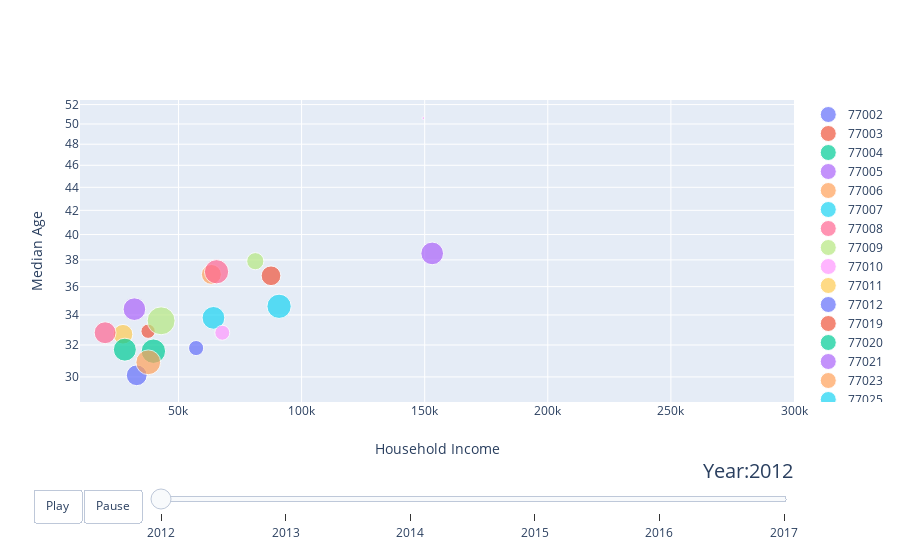

Notebook source saved alongside this figure:
### Code cell
#get years for our data
years = ["2012", "2013", "2014", "2015", "2016", "2017"]

# make list of zips
zipcodes = []
for zipcode in census_df["Zipcode"]:
    if zipcode not in zipcodes:
        zipcodes.append(zipcode)
# make figure
fig_dict = {
    "data": [],
    "layout": {},
    "frames": []
}


# fill in most of layout
fig_dict["layout"]["xaxis"] = {"range": [10000, 300000], "title": "Household Income"}
fig_dict["layout"]["yaxis"] = {"title": "Median Age", "type": "log"}
fig_dict["layout"]["hovermode"] = "closest"
fig_dict["layout"]["sliders"] = {
    "args": [
        "transition", {
            "duration": 400,
            "easing": "cubic-in-out"
        }
    ],
    "initialValue": "2012",
    "plotlycommand": "animate",
    "values": years,
    "visible": True
}
fig_dict["layout"]["updatemenus"] = [
    {
        "buttons": [
            {
                "args": [None, {"frame": {"duration": 500, "redraw": False},
                                "fromcurrent": True, "transition": {"duration": 300,
                                                                    "easing": "quadratic-in-out"}}],
                "label": "Play",
                "method": "animate"
            },
            {
                "args": [[None], {"frame": {"duration": 0, "redraw": False},
                                  "mode": "immediate",
                                  "transition": {"duration": 0}}],
                "label": "Pause",
                "method": "animate"
            }
        ],
        "direction": "left",
        "pad": {"r": 10, "t": 87},
        "showactive": False,
        "type": "buttons",
        "x": 0.1,
        "xanchor": "right",
        "y": 0,
        "yanchor": "top"
    }
]

sliders_dict = {
    "active": 0,
    "yanchor": "top",
    "xanchor": "left",
    "currentvalue": {
        "font": {"size": 20},
        "prefix": "Year:",
        "visible": True,
        "xanchor": "right"
    },
    "transition": {"duration": 300, "easing": "cubic-in-out"},
    "pad": {"b": 10, "t": 50},
    "len": 0.9,
    "x": 0.1,
    "y": 0,
    "steps": []
}

#make data
year = 2012
for zipcode in zipcodes:
    dataset_by_year = census_df[census_df["Year"] == year]
    dataset_by_year_and_zip = dataset_by_year[
        dataset_by_year["Zipcode"] == zipcode]

    data_dict = {
        "x": list(dataset_by_year_and_zip["Household Income"]),
        "y": list(dataset_by_year_and_zip["Median Age"]),
        "mode": "markers",
        "text": list(dataset_by_year_and_zip["Zipcode"]),
        "marker": {
            "sizemode": "area",
            "sizeref": 100,
            "size": list(dataset_by_year_and_zip["Population"])
        },
        "name": zipcode
    }
    fig_dict["data"].append(data_dict)
        
    
# make frames 
for year in years:
    frame = {"data": [], "name": str(year)}
    for zipcode in zipcodes:
        dataset_by_year = census_df[census_df["Year"] == int(year)]
        dataset_by_year_and_zip = dataset_by_year[
            dataset_by_year["Zipcode"] == zipcode]

        data_dict = {
            "x": list(dataset_by_year_and_zip["Household Income"]),
            "y": list(dataset_by_year_and_zip["Median Age"]),
            "mode": "markers",
            "text": list(dataset_by_year_and_zip["Zipcode"]),
            "marker": {
                "sizemode": "area",
                "sizeref": 100,
                "size": list(dataset_by_year_and_zip["Population"])
            },
            "name": zipcode
        }
        frame["data"].append(data_dict)

    fig_dict["frames"].append(frame)
    slider_step = {"args": [
        [year],
        {"frame": {"duration": 300, "redraw": False},
         "mode": "immediate",
         "transition": {"duration": 300}}
    ],
        "label": year,
        "method": "animate"}
    sliders_dict["steps"].append(slider_step)


fig_dict["layout"]["sliders"] = [sliders_dict]

fig = go.Figure(fig_dict)

fig.show()

### Figure 1 — Plotly figure (JSON) as saved in the notebook; plotly's stock layout.template omitted (floating-point values rounded to 4 significant figures)
{"data": [{"marker": {"size": [11473], "sizemode": "area", "sizeref": 100}, "mode": "markers", "name": "77002", "text": ["77002"], "type": "scatter", "x": [57165], "y": [31.8]}, {"marker": {"size": [10215], "sizemode": "area", "sizeref": 100}, "mode": "markers", "name": "77003", "text": ["77003"], "type": "scatter", "x": [37664], "y": [32.9]}, {"marker": {"size": [29853], "sizemode": "area", "sizeref": 100}, "mode": "markers", "name": "77004", "text": ["77004"], "type": "scatter", "x": [39804], "y": [31.6]}, {"marker": {"size": [25740], "sizemode": "area", "sizeref": 100}, "mode": "markers", "name": "77005", "text": ["77005"], "type": "scatter", "x": [153041], "y": [38.5]}, {"marker": {"size": [19856], "sizemode": "area", "sizeref": 100}, "mode": "markers", "name": "77006", "text": ["77006"], "type": "scatter", "x": [63360], "y": [36.9]}, {"marker": {"size": [29545], "sizemode": "area", "sizeref": 100}, "mode": "markers", "name": "77007", "text": ["77007"], "type": "scatter", "x": [90860], "y": [34.6]}, {"marker": {"size": [29424], "sizemode": "area", "sizeref": 100}, "mode": "markers", "name": "77008", "text": ["77008"], "type": "scatter", "x": [65457], "y": [37.1]}, {"marker": {"size": [39050], "sizemode": "area", "sizeref": 100}, "mode": "markers", "name": "77009", "text": ["77009"], "type": "scatter", "x": [42944], "y": [33.6]}, {"marker": {"size": [342], "sizemode": "area", "sizeref": 100}, "mode": "markers", "name": "77010", "text": ["77010"], "type": "scatter", "x": [149444], "y": [50.6]}, {"marker": {"size": [19396], "sizemode": "area", "sizeref": 100}, "mode": "markers", "name": "77011", "text": ["77011"], "type": "scatter", "x": [27458], "y": [32.7]}, {"marker": {"size": [21619], "sizemode": "area", "sizeref": 100}, "mode": "markers", "name": "77012", "text": ["77012"], "type": "scatter", "x": [33035], "y": [30.1]}, {"marker": {"size": [19450], "sizemode": "area", "sizeref": 100}, "mode": "markers", "name": "77019", "text": ["77019"], "type": "scatter", "x": [87582], "y": [36.8]}, {"marker": {"size": [26381], "sizemode": "area", "sizeref": 100}, "mode": "markers", "name": "77020", "text": ["77020"], "type": "scatter", "x": [28217], "y": [31.7]}, {"marker": {"size": [25640], "sizemode": "area", "sizeref": 100}, "mode": "markers", "name": "77021", "text": ["77021"], "type": "scatter", "x": [32096], "y": [34.4]}, {"marker": {"size": [30696], "sizemode": "area", "sizeref": 100}, "mode": "markers", "name": "77023", "text": ["77023"], "type": "scatter", "x": [37735], "y": [30.9]}, {"marker": {"size": [25935], "sizemode": "area", "sizeref": 100}, "mode": "markers", "name": "77025", "text": ["77025"], "type": "scatter", "x": [64202], "y": [33.8]}, {"marker": {"size": [23963], "sizemode": "area", "sizeref": 100}, "mode": "markers", "name": "77026", "text": ["77026"], "type": "scatter", "x": [20200], "y": [32.8]}, {"marker": {"size": [14745], "sizemode": "area", "sizeref": 100}, "mode": "markers", "name": "77027", "text": ["77027"], "type": "scatter", "x": [81202], "y": [37.9]}, {"marker": {"size": [11184], "sizemode": "area", "sizeref": 100}, "mode": "markers", "name": "77030", "text": ["77030"], "type": "scatter", "x": [67790], "y": [32.8]}], "layout": {"hovermode": "closest", "sliders": [{"active": 0, "currentvalue": {"font": {"size": 20}, "prefix": "Year:", "visible": true, "xanchor": "right"}, "len": 0.9, "pad": {"b": 10, "t": 50}, "steps": [{"args": [["2012"], {"frame": {"duration": 300, "redraw": false}, "mode": "immediate", "transition": {"duration": 300}}], "label": "2012", "method": "animate"}, {"args": [["2013"], {"frame": {"duration": 300, "redraw": false}, "mode": "immediate", "transition": {"duration": 300}}], "label": "2013", "method": "animate"}, {"args": [["2014"], {"frame": {"duration": 300, "redraw": false}, "mode": "immediate", "transition": {"duration": 300}}], "label": "2014", "method": "animate"}, {"args": [["2015"], {"frame": {"duration": 300, "redraw": false}, "mode": "immediate", "transition": {"duration": 300}}], "label": "2015", "method": "animate"}, {"args": [["2016"], {"frame": {"duration": 300, "redraw": false}, "mode": "immediate", "transition": {"duration": 300}}], "label": "2016", "method": "animate"}, {"args": [["2017"], {"frame": {"duration": 300, "redraw": false}, "mode": "immediate", "transition": {"duration": 300}}], "label": "2017", "method": "animate"}], "transition": {"duration": 300, "easing": "cubic-in-out"}, "x": 0.1, "xanchor": "left", "y": 0, "yanchor": "top"}], "updatemenus": [{"buttons": [{"args": [null, {"frame": {"duration": 500, "redraw": false}, "fromcurrent": true, "transition": {"duration": 300, "easing": "quadratic-in-out"}}], "label": "Play", "method": "animate"}, {"args": [[null], {"frame": {"duration": 0, "redraw": false}, "mode": "immediate", "transition": {"duration": 0}}], "label": "Pause", "method": "animate"}], "direction": "left", "pad": {"r": 10, "t": 87}, "showactive": false, "type": "buttons", "x": 0.1, "xanchor": "right", "y": 0, "yanchor": "top"}], "xaxis": {"range": [10000, 300000], "title": {"text": "Household Income"}}, "yaxis": {"title": {"text": "Median Age"}, "type": "log"}}}
